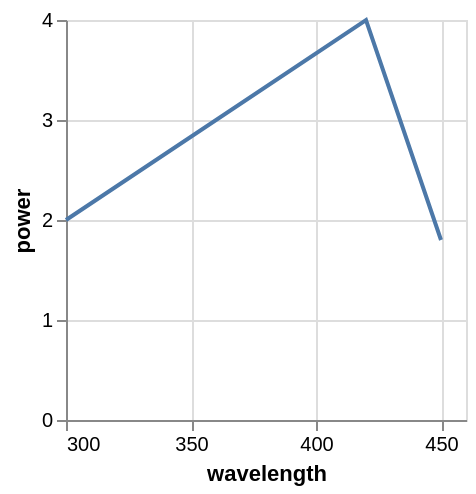

Write the Vega-Lite specification saved for this chart.
### Vega specification from a JSON file in a GitHub repository (floating-point values rounded to 4 significant figures)
{"$schema": "https://vega.github.io/schema/vega/v5.json", "autosize": "pad", "padding": 5, "width": 200, "height": 200, "style": "cell", "data": [{"name": "source_0", "values": [{"wavelength": 250, "power": 1}, {"wavelength": 300, "power": 2}, {"wavelength": 420, "power": 4}, {"wavelength": 450, "power": 1.8}, {"wavelength": 500, "power": 1.1}]}, {"name": "data_0", "source": "source_0", "transform": [{"type": "formula", "expr": "toNumber(datum[\"wavelength\"])", "as": "wavelength"}, {"type": "filter", "expr": "inrange(datum[\"wavelength\"], [300, 450])"}]}], "marks": [{"name": "marks", "type": "line", "style": ["line"], "sort": {"field": "datum[\"wavelength\"]"}, "from": {"data": "data_0"}, "encode": {"update": {"stroke": {"value": "#4c78a8"}, "x": {"scale": "x", "field": "wavelength"}, "y": {"scale": "y", "field": "power"}, "defined": {"signal": "datum[\"wavelength\"] !== null && isFinite(datum[\"wavelength\"]) && datum[\"power\"] !== null && isFinite(datum[\"power\"])"}}}}], "scales": [{"name": "x", "type": "linear", "domain": [300, 450], "range": [0, {"signal": "width"}], "nice": true, "zero": false}, {"name": "y", "type": "linear", "domain": {"data": "data_0", "field": "power"}, "range": [{"signal": "height"}, 0], "nice": true, "zero": true}], "axes": [{"scale": "x", "orient": "bottom", "gridScale": "y", "grid": true, "tickCount": {"signal": "ceil(width/40)"}, "domain": false, "labels": false, "maxExtent": 0, "minExtent": 0, "ticks": false, "zindex": 0}, {"scale": "y", "orient": "left", "gridScale": "x", "grid": true, "tickCount": {"signal": "ceil(height/40)"}, "domain": false, "labels": false, "maxExtent": 0, "minExtent": 0, "ticks": false, "zindex": 0}, {"scale": "x", "orient": "bottom", "grid": false, "title": "wavelength", "labelFlush": true, "labelOverlap": true, "tickCount": {"signal": "ceil(width/40)"}, "zindex": 0}, {"scale": "y", "orient": "left", "grid": false, "title": "power", "labelOverlap": true, "tickCount": {"signal": "ceil(height/40)"}, "zindex": 0}]}
